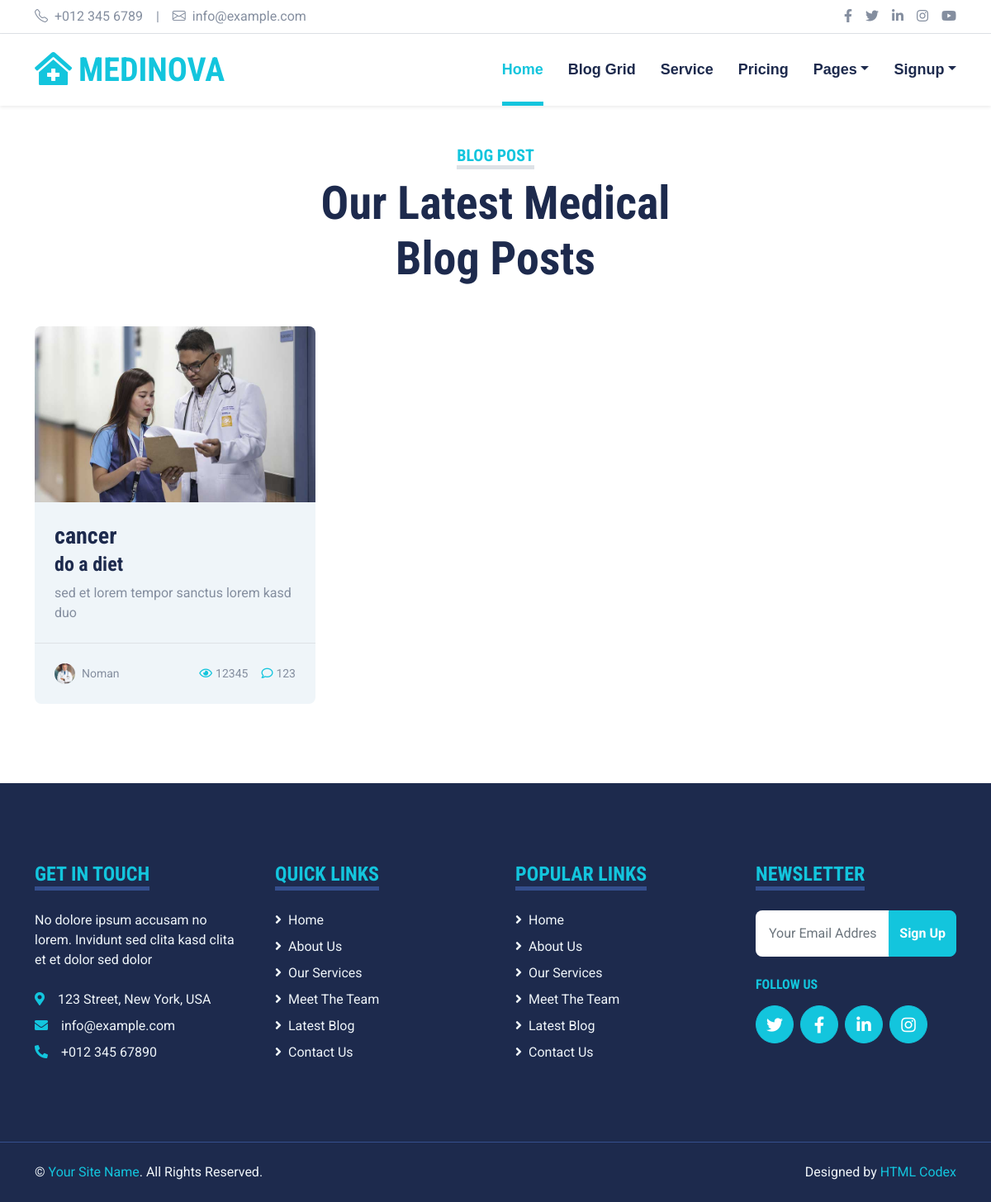
The app's page /blogs/ with its own data.
### core/models.py (models this page shows)
class blog(models.Model):
    user=models.OneToOneField(User,on_delete=models.CASCADE)
    comment=models.ForeignKey(Comment,on_delete=models.CASCADE,null=True,blank=True)
    doctor=models.ForeignKey(Doctor,on_delete=models.CASCADE)
    blog_image=models.ImageField(upload_to='blog_pic/blogPic/',null=True,blank=True)
    blog_description=models.TextField(null=True)
    doc_advcie=models.TextField()
    diet=models.CharField(max_length=250)
    deises_name=models.CharField(max_length=250)

class Doctor(models.Model):
    user = models.ForeignKey(User,on_delete=models.CASCADE)
    first_name=models.CharField(max_length=20,null=True)
    last_name=models.CharField(max_length=20,null=True)
    profile_pic= models.ImageField(upload_to='profile_pic/DoctorProfilePic/',null=True,blank=True)
    address = models.CharField(max_length=40)
    mobile = models.CharField(max_length=20,null=True)
    education=models.CharField(max_length=20,null=True)
    doctorFee=models.PositiveIntegerField(null=True)
    department= models.CharField(max_length=50,choices=departments,default='Cardiologist')
    otp=models.PositiveIntegerField(null=True)
    status=models.BooleanField(default=False)

### core/views.py (the view)
# urls.py: path('blogs/',views.blogs,name='blogs'),
def blogs(request,id=None):
   context={}
   blo=blog.objects.all()
   context['blo']=blo
   if id:
      blo_detail=blog.objects.get(id=id)
      context['blo_detail']=blo_detail
      return render(request,'core/detail.html',context)
   else:
      return render(request,'core/blog.html',context)

### core/templates/core/blog.html (shortened to what this page needs)
{% extends 'core/base.html' %}
{% load static %}
{% block main-content %}
    <div class="container-fluid py-5">
        <div class="container">
            <div class="text-center mx-auto mb-5" style="max-width: 500px;">
                <h5 class="d-inline-block text-primary text-uppercase border-bottom border-5">Blog Post</h5>
                <h1 class="display-4">Our Latest Medical Blog Posts</h1>
            </div>
            <div class="row g-5">
                {% for bl in blo %}
                <div class="col-xl-4 col-lg-6">
                    <div class="bg-light rounded overflow-hidden">
                        <img class="img-fluid w-100" src="{{bl.blog_image.url}}" alt="">
                        <div class="p-4">
                            <a class="h3 d-block mb-1" href="{% url 'blogs' bl.id %}" href="{% url 'commentform'  %}">{{bl.deises_name}}</a>
                            <h4>{{bl.diet}}</h2>
                            <p class="m-0">{{bl.doc_advcie|truncatewords:20}}</p>
                        </div>
                        <div class="d-flex justify-content-between border-top p-4">
                            <div class="d-flex align-items-center">
                                <img class="rounded-circle me-2" src="{{bl.doctor.profile_pic.url}}" width="25" height="25" alt="">
                                <small>{{bl.doctor.first_name}}</small>
                            </div>
                            <div class="d-flex align-items-center">
                                <small class="ms-3"><i class="far fa-eye text-primary me-1"></i>12345</small>
                                <small class="ms-3"><i class="far fa-comment text-primary me-1"></i>123</small>
                            </div>
                        </div>
                    </div>
                </div>
            {%endfor%}
            </div>
        </div>
    </div>
{% endblock main-content %}

### core/static/core/css/style.css (style rules this page uses)
:root { --primary: #13C5DD; --secondary: #354F8E; --light: #EFF5F9; --dark: #1D2A4D; }

### records on screen
blog: blog_image (picture), deises_name "cancer", diet "do a diet", doc_advcie "sed et lorem tempor sanctus lorem kasd duo", doctor.profile_pic (picture), doctor.first_name "Noman"
